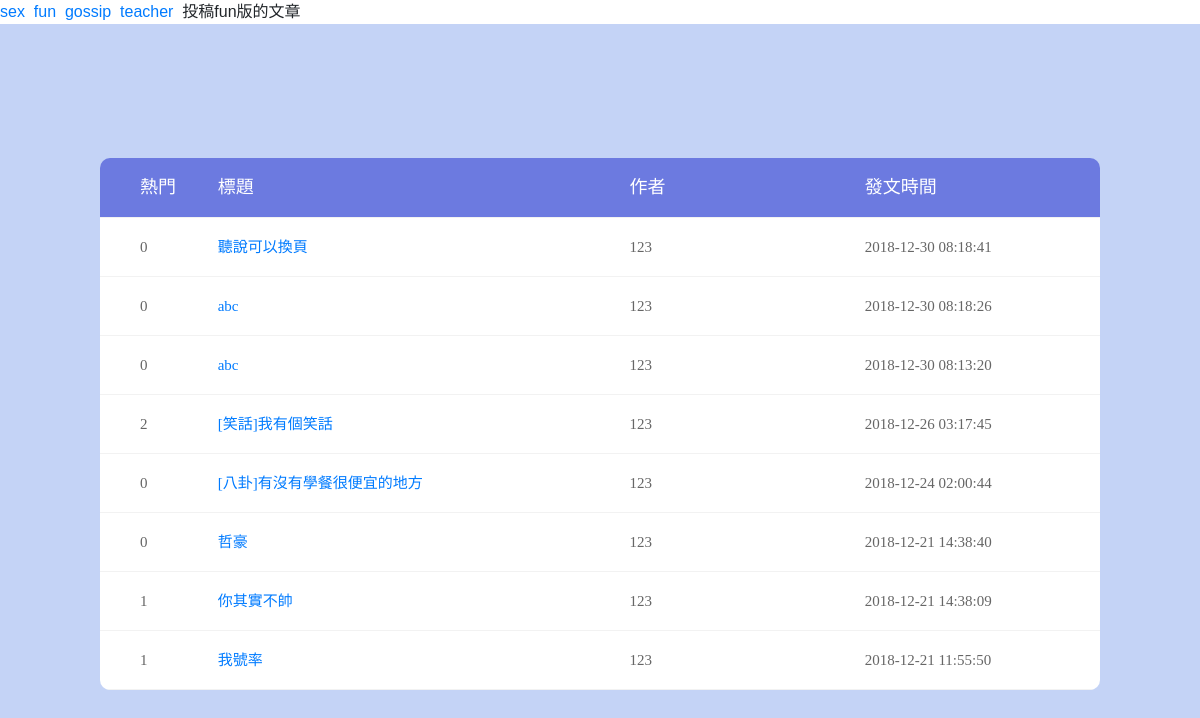
The page /social/member/dealDetail.php?board=fun&&id=123 (signed in) on the database its author committed.
### tables this page shows
CREATE TABLE `fun` (
  `title` varchar(50) DEFAULT NULL,
  `writer` text,
  `article` text,
  `time` timestamp NULL DEFAULT NULL,
  `comment` blob,
  `hot` int(255) DEFAULT '0',
  `head` tinyint(1) DEFAULT '0'
);

### social/member/dealDetail.php (the view, shortened to what this page needs)
<?include("../sqlClass.php");
$id = $_GET['id'];
$board = $_GET['board'];
echo "<a href=?board=sex&&id=".$id.">sex&nbsp&nbsp</a>";
            echo "<a href=?board=fun&&id=".$id.">fun&nbsp&nbsp</a>";
            echo "<a href=?board=gossip&&id=".$id.">gossip&nbsp&nbsp</a>";
            echo "<a href=?board=teacher&&id=".$id.">teacher&nbsp&nbsp</a>";
?>
投稿<?echo $board?>版的文章
<!DOCTYPE html>
<html lang="en">
<head>
	<link rel="stylesheet" type="text/css" href="dealDetail/vendor/bootstrap/css/bootstrap.min.css">
	<link rel="stylesheet" type="text/css" href="dealDetail/fonts/font-awesome-4.7.0/css/font-awesome.min.css">
	<link rel="stylesheet" type="text/css" href="dealDetail/vendor/animate/animate.css">
	<link rel="stylesheet" type="text/css" href="dealDetail/vendor/select2/select2.min.css">
	<link rel="stylesheet" type="text/css" href="dealDetail/vendor/perfect-scrollbar/perfect-scrollbar.css">
	<link rel="stylesheet" type="text/css" href="dealDetail/css/util.css">
	<link rel="stylesheet" type="text/css" href="dealDetail/css/member.css">
</head>
<body>
	<?php
    if ($_SESSION['username'] != null) {
        ?>
			<div class="limiter">
				<div class="container-table100">
					<div class="wrap-table100">
					<div class="table">
						<div class="row header">
							<div class="cell">
							  熱門
							</div>
							<div class="cell">
								標題
							</div>
							<div class="cell">
								作者
							</div>
							<div class="cell">
								發文時間
							</div>
						</div>
						<?php
        $data = mysql_query("SELECT * FROM $board WHERE writer = '$id' order by time desc");
        for ($i=1;$i<=mysql_num_rows($data);$i++) {
            $row=mysql_fetch_row($data); ?>
						<div class="row">
							<div class="cell" data-title="人氣">
							<?echo $row[hot]; ?>
							</div>
							<div class="cell" data-title="標題">
							<a href = "../article.php?title=<?php echo $row[title]; ?>&&board=<?php echo $board; ?>">
                      <?php echo $row[title]; ?></a>
							</div>
							<div class="cell" data-title="作者">
								<?php echo $row[writer]; ?>
							</div>
							<div class="cell" data-title="發文時間">
								<?php echo $row[time]; ?>
							</div>
						</div>
						<?php
        } ?>
					</div>
			</div>
		</div>
	</div>
<?php
    } else {
        echo '您無權限觀看此頁面!';
        echo '<meta http-equiv=REFRESH CONTENT=1;url=https://tw.yahoo.com/>';
    }
?>
</body>
</html>

### social/member/dealDetail/css/member.css (style rules this page uses)
* { margin: 0px; padding: 0px; box-sizing: border-box; }
body, html { height: 100%; font-family: sans-serif; }
a { margin: 0px; transition: all 0.4s; -webkit-transition: all 0.4s; -o-transition: all 0.4s; -moz-transition: all 0.4s; }
.limiter { width: 100%; margin: 0 auto; }
.container-table100 { width: 100%; min-height: 100vh; background: #c4d3f6; display: -webkit-box; display: -webkit-flex; display: -moz-box; display: -ms-flexbox; display: flex; align-items: center; justify-content: center; flex-wrap: wrap; padding: 33px 30px; }
.wrap-table100 { width: 1000px; border-radius: 10px; overflow: hidden; }
.table { width: 100%; display: table; margin: 0; }
.row { display: table-row; background: #fff; }
.row.header { color: #ffffff; background: #6c7ae0; }
.cell { display: table-cell; }
.row .cell { font-family: Poppins-Regular; font-size: 15px; color: #666666; line-height: 1.2; font-weight: unset !important; padding-top: 20px; padding-bottom: 20px; border-bottom: 1px solid #f2f2f2; }
.row.header .cell { font-family: Poppins-Regular; font-size: 18px; color: #fff; line-height: 1.2; font-weight: unset !important; padding-top: 19px; padding-bottom: 19px; }
.row .cell:nth-child(1) { width: 100px; padding-left: 40px; }
.row .cell:nth-child(2) { width: 350px; }
.row .cell:nth-child(3) { width: 200px; }
.row .cell:nth-child(4) { width: 200px; }
.table, .row { width: 100% !important; }

### rows shown on the page
fun: hot "0", title "聽說可以換頁", writer "123", time "2018-12-30 08:18:41"
fun: hot "0", title "abc", writer "123", time "2018-12-30 08:18:26"
fun: hot "0", title "abc", writer "123", time "2018-12-30 08:13:20"
fun: hot "2", title "[笑話]我有個笑話", writer "123", time "2018-12-26 03:17:45"
fun: hot "0", title "[八卦]有沒有學餐很便宜的地方", writer "123", time "2018-12-24 02:00:44"
fun: hot "0", title "哲豪", writer "123", time "2018-12-21 14:38:40"
fun: hot "1", title "你其實不帥", writer "123", time "2018-12-21 14:38:09"
fun: hot "1", title "我號率", writer "123", time "2018-12-21 11:55:50"

### other values the page prints
$board "fun"
